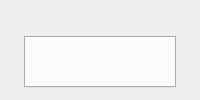
<?xml version="1.0" encoding="UTF-8"?>
<ui version="4.0">
 <class>TabbedPage</class>
 <widget class="QWidget" name="TabbedPage">
  <layout class="QVBoxLayout" name="tabbedLayout" stretch="0,1">
   <property name="leftMargin"><number>24</number></property>
   <property name="topMargin"><number>16</number></property>
   <property name="rightMargin"><number>24</number></property>
   <property name="bottomMargin"><number>12</number></property>
   <property name="spacing"><number>6</number></property>
   <item>
    <widget class="QLabel" name="pageTitle">
    </widget>
   </item>
   <item>
    <widget class="QTabWidget" name="pageTabs">
     <property name="pageTabs" stdset="0"><bool>true</bool></property>
    </widget>
   </item>
  </layout>
 </widget>
 <resources/>
 <connections/>
</ui>
